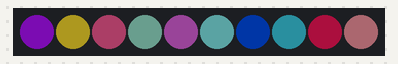
A sketch run on a simulated ESP8266 (NodeMCU). Parts: 10 RGB LEDs in strip order, left to right. Dim RGB values are drawn brighter than linear; random numbers use the default seed unless the sketch sets one.

Above: at 0.1 s.
At 4.1 s:
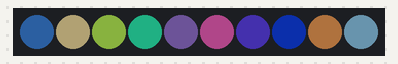
At 9.1 s:
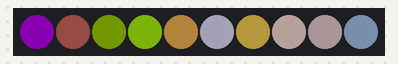
At 19.1 s:
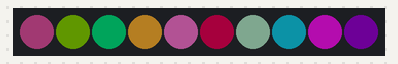
At 29.1 s:
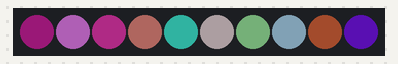
At 39.1 s:
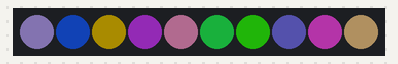

The sketch:

FastLED_WS2812B.ino
```cpp
#include "FastLED.h"

// How many leds are there in your strip?
#define NUM_LEDS 10

// Where is the LED data line connected?
#define LED_DATA D0

// the array of leds
CRGB leds[NUM_LEDS];

void setup() {
  // https://www.arduino.cc/reference/en/language/functions/digital-io/pinmode/
  pinMode(LED_DATA, OUTPUT);

  // https://github.com/FastLED/FastLED
  FastLED.addLeds<WS2812B, LED_DATA, GRB>(leds, NUM_LEDS);
  FastLED.setBrightness(64);
}

void loop() {
  // put your main code here, to run repeatedly:
  for (int i=0; i < NUM_LEDS; i++) {
      leds[i] = CRGB(random(0, 255),random(0, 255),random(0, 255));
  }
  FastLED.show();
  delay(1000);
}
```

Measured:
- what the display in image 1 shows lasts 1.0 s, from 4.0 s to 5.0 s
